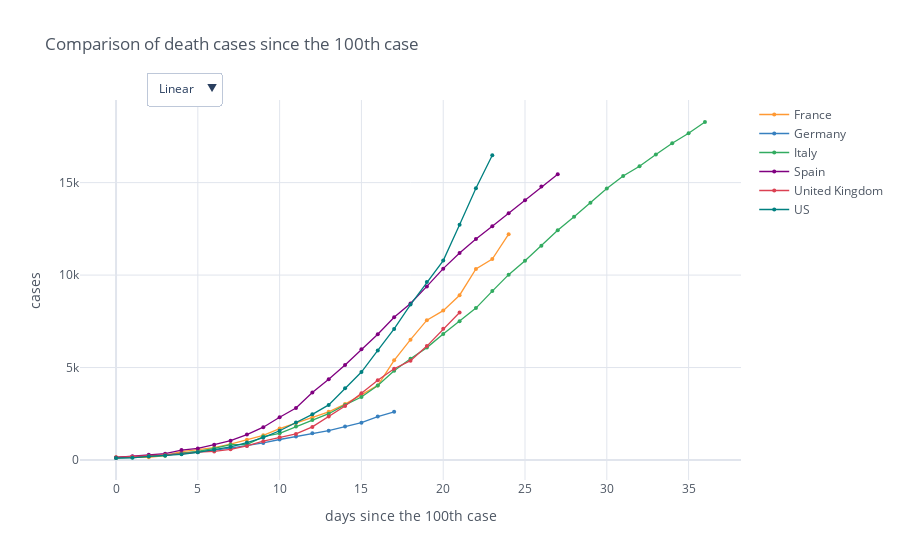

The notebook cell this image was saved under:
### Code cell
min_value = 100
fig_deaths = mp.iplot_sync_plot(death_cases_countries, min_value=min_value, title='Comparison of death cases since the ' + str(min_value) + 'th case', size=4, yTitle='cases', mode='lines+markers', asFigure=True)
fig_deaths.show()

### Figure 1 — Plotly figure (JSON) as saved in the notebook; plotly's stock layout.template omitted (floating-point values rounded to 4 significant figures)
{"data": [{"line": {"color": "rgba(255, 153, 51, 1.0)", "dash": "solid", "shape": "linear", "width": 1.3}, "marker": {"size": 4, "symbol": "circle"}, "mode": "lines+markers", "name": "France", "text": "", "type": "scatter", "x": [0, 1, 2, 3, 4, 5, 6, 7, 8, 9, 10, 11, 12, 13, 14, 15, 16, 17, 18, 19, 20, 21, 22, 23, 24, 25, 26, 27, 28, 29, 30, 31, 32, 33, 34, 35, 36], "y": [148.0, 148.0, 148.0, 243.0, 450.0, 562.0, 674.0, 860.0, 1100.0, 1331.0, 1696.0, 1995.0, 2314.0, 2606.0, 3024.0, 3523.0, 4032.0, 5387.0, 6507.0, 7560.0, 8078.0, 8911.0, 10330.0, 10870.0, 12210.0, "", "", "", "", "", "", "", "", "", "", "", ""]}, {"line": {"color": "rgba(55, 128, 191, 1.0)", "dash": "solid", "shape": "linear", "width": 1.3}, "marker": {"size": 4, "symbol": "circle"}, "mode": "lines+markers", "name": "Germany", "text": "", "type": "scatter", "x": [0, 1, 2, 3, 4, 5, 6, 7, 8, 9, 10, 11, 12, 13, 14, 15, 16, 17, 18, 19, 20, 21, 22, 23, 24, 25, 26, 27, 28, 29, 30, 31, 32, 33, 34, 35, 36], "y": [123.0, 157.0, 206.0, 267.0, 342.0, 433.0, 533.0, 645.0, 775.0, 920.0, 1107.0, 1275.0, 1444.0, 1584.0, 1810.0, 2016.0, 2349.0, 2607.0, "", "", "", "", "", "", "", "", "", "", "", "", "", "", "", "", "", "", ""]}, {"line": {"color": "rgba(50, 171, 96, 1.0)", "dash": "solid", "shape": "linear", "width": 1.3}, "marker": {"size": 4, "symbol": "circle"}, "mode": "lines+markers", "name": "Italy", "text": "", "type": "scatter", "x": [0, 1, 2, 3, 4, 5, 6, 7, 8, 9, 10, 11, 12, 13, 14, 15, 16, 17, 18, 19, 20, 21, 22, 23, 24, 25, 26, 27, 28, 29, 30, 31, 32, 33, 34, 35, 36], "y": [107, 148, 197, 233, 366, 463, 631, 827, 827, 1266, 1441, 1809, 2158, 2503, 2978, 3405, 4032, 4825, 5476, 6077, 6820, 7503, 8215, 9134, 10023, 10779, 11591, 12428, 13155, 13915, 14681, 15362, 15887, 16523, 17127, 17669, 18279]}, {"line": {"color": "rgba(128, 0, 128, 1.0)", "dash": "solid", "shape": "linear", "width": 1.3}, "marker": {"size": 4, "symbol": "circle"}, "mode": "lines+markers", "name": "Spain", "text": "", "type": "scatter", "x": [0, 1, 2, 3, 4, 5, 6, 7, 8, 9, 10, 11, 12, 13, 14, 15, 16, 17, 18, 19, 20, 21, 22, 23, 24, 25, 26, 27, 28, 29, 30, 31, 32, 33, 34, 35, 36], "y": [133.0, 195.0, 289.0, 342.0, 533.0, 623.0, 830.0, 1043.0, 1375.0, 1772.0, 2311.0, 2808.0, 3647.0, 4365.0, 5138.0, 5982.0, 6803.0, 7716.0, 8464.0, 9387.0, 10350.0, 11200.0, 11950.0, 12640.0, 13340.0, 14040.0, 14790.0, 15450.0, "", "", "", "", "", "", "", "", ""]}, {"line": {"color": "rgba(219, 64, 82, 1.0)", "dash": "solid", "shape": "linear", "width": 1.3}, "marker": {"size": 4, "symbol": "circle"}, "mode": "lines+markers", "name": "United Kingdom", "text": "", "type": "scatter", "x": [0, 1, 2, 3, 4, 5, 6, 7, 8, 9, 10, 11, 12, 13, 14, 15, 16, 17, 18, 19, 20, 21, 22, 23, 24, 25, 26, 27, 28, 29, 30, 31, 32, 33, 34, 35, 36], "y": [137.0, 177.0, 233.0, 281.0, 335.0, 422.0, 465.0, 578.0, 759.0, 1019.0, 1228.0, 1408.0, 1789.0, 2352.0, 2921.0, 3605.0, 4313.0, 4934.0, 5373.0, 6159.0, 7097.0, 7978.0, "", "", "", "", "", "", "", "", "", "", "", "", "", "", ""]}, {"line": {"color": "rgba(0, 128, 128, 1.0)", "dash": "solid", "shape": "linear", "width": 1.3}, "marker": {"size": 4, "symbol": "circle"}, "mode": "lines+markers", "name": "US", "text": "", "type": "scatter", "x": [0, 1, 2, 3, 4, 5, 6, 7, 8, 9, 10, 11, 12, 13, 14, 15, 16, 17, 18, 19, 20, 21, 22, 23, 24, 25, 26, 27, 28, 29, 30, 31, 32, 33, 34, 35, 36], "y": [108.0, 118.0, 200.0, 244.0, 307.0, 417.0, 557.0, 706.0, 942.0, 1209.0, 1581.0, 2026.0, 2467.0, 2978.0, 3873.0, 4757.0, 5926.0, 7087.0, 8407.0, 9619.0, 10780.0, 12720.0, 14700.0, 16480.0, "", "", "", "", "", "", "", "", "", "", "", "", ""]}], "layout": {"legend": {"bgcolor": "#FFFFFF", "font": {"color": "#4D5663"}}, "paper_bgcolor": "#FFFFFF", "plot_bgcolor": "#FFFFFF", "title": {"font": {"color": "#4D5663"}, "text": "Comparison of death cases since the 100th case"}, "updatemenus": [{"buttons": [{"args": [{"yaxis.type": "linear"}], "label": "Linear", "method": "relayout"}, {"args": [{"yaxis.type": "log"}], "label": "Log", "method": "relayout"}], "direction": "down", "pad": {"r": 10, "t": 10}, "showactive": true, "x": 0.1, "xanchor": "left", "y": 1.1, "yanchor": "top"}], "xaxis": {"gridcolor": "#E1E5ED", "showgrid": true, "tickfont": {"color": "#4D5663"}, "title": {"font": {"color": "#4D5663"}, "text": "days since the 100th case"}, "zerolinecolor": "#E1E5ED"}, "yaxis": {"gridcolor": "#E1E5ED", "showgrid": true, "tickfont": {"color": "#4D5663"}, "title": {"font": {"color": "#4D5663"}, "text": "cases"}, "zerolinecolor": "#E1E5ED"}}}
